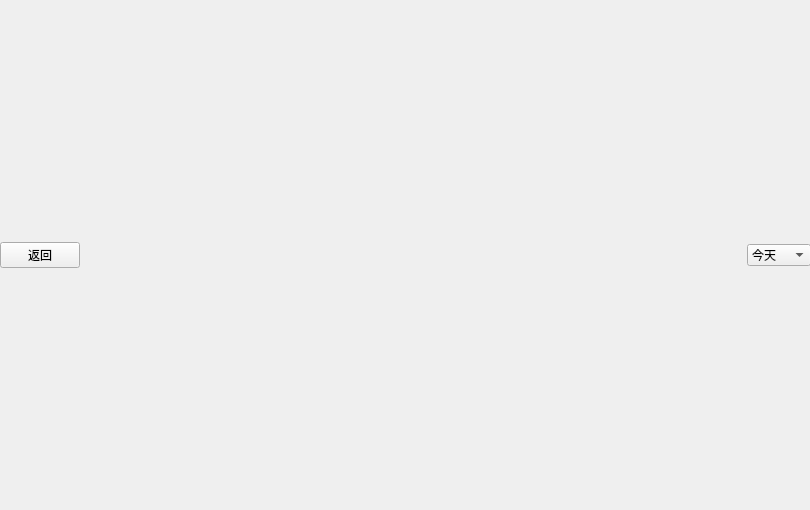
<?xml version="1.0" encoding="UTF-8"?>
<ui version="4.0">
 <class>Graph</class>
 <widget class="QWidget" name="Graph">
  <property name="geometry">
   <rect>
    <x>0</x>
    <y>0</y>
    <width>810</width>
    <height>510</height>
   </rect>
  </property>
  <property name="cursor">
   <cursorShape>PointingHandCursor</cursorShape>
  </property>
  <property name="windowTitle">
   <string>Form</string>
  </property>
  <widget class="QWidget" name="layoutWidget">
   <property name="geometry">
    <rect>
     <x>0</x>
     <y>0</y>
     <width>811</width>
     <height>511</height>
    </rect>
   </property>
   <layout class="QGridLayout" name="bigLayout">
    <item row="0" column="3" alignment="Qt::AlignmentFlag::AlignRight">
     <widget class="QComboBox" name="comboRange">
      <property name="cursor">
       <cursorShape>OpenHandCursor</cursorShape>
      </property>
      <item>
       <property name="text">
        <string>今天</string>
       </property>
      </item>
      <item>
       <property name="text">
        <string>这个月</string>
       </property>
      </item>
      <item>
       <property name="text">
        <string>今年</string>
       </property>
      </item>
     </widget>
    </item>
    <item row="0" column="0" alignment="Qt::AlignmentFlag::AlignLeft">
     <widget class="QPushButton" name="returnButton">
      <property name="text">
       <string>返回</string>
      </property>
     </widget>
    </item>
    <item row="0" column="1">
     <spacer name="horizontalSpacer">
      <property name="orientation">
       <enum>Qt::Orientation::Horizontal</enum>
      </property>
      <property name="sizeHint" stdset="0">
       <size>
        <width>40</width>
        <height>20</height>
       </size>
      </property>
     </spacer>
    </item>
    <item row="2" column="0" colspan="4">
     <layout class="QVBoxLayout" name="graphLayout"/>
    </item>
   </layout>
  </widget>
 </widget>
 <resources/>
 <connections/>
</ui>
